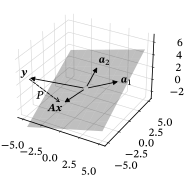

Write Python code to recreate this figure.
from pathlib import PurePath

import matplotlib.pyplot as plt
import numpy as np
from vector import Vector3D

plt.style.use("sigproc")

xx, yy = np.mgrid[-5:5:10j, -5:5:10j]
zz = (xx + 2 * yy) / 3

v1 = np.array((4, 1, 2))
v2 = np.array((0, 3, 2))
v3 = np.cross(v1, v2) / 2
ym = np.array((-2, -2, -2))
y1 = ym + v3

fig, ax = plt.subplots(subplot_kw={"projection": "3d"})
ax.set(zlim3d=(-3, 7))

for axis in (ax.xaxis, ax.yaxis, ax.zaxis):
    axis.set(pane_color=(0.0, 0.0, 0.0, 0.0))

ax.plot_surface(xx, yy, zz, alpha=0.25)

for e in (v1, v2, y1, ym):
    ax.add_artist(Vector3D((0, 0, 0), e))

ax.add_artist(Vector3D(y1, ym, ls="dashed", arrowstyle="->"))

ax.text(*(0.5 * (y1 + ym)), r"$P\,$", ha="right", va="top")
ax.text(*v1, r"$\vect{a}_1$", ha="left", va="center")
ax.text(*v2, r"$\vect{a}_2$", ha="left", va="bottom")
ax.text(*ym, r"$\mat{A}\vect{x}$", ha="right", va="top")
ax.text(*y1, r"$\vect{y}$", ha="right", va="bottom")

fig.savefig(str(PurePath(__file__).parent / (PurePath(__file__).stem + ".pdf")))
